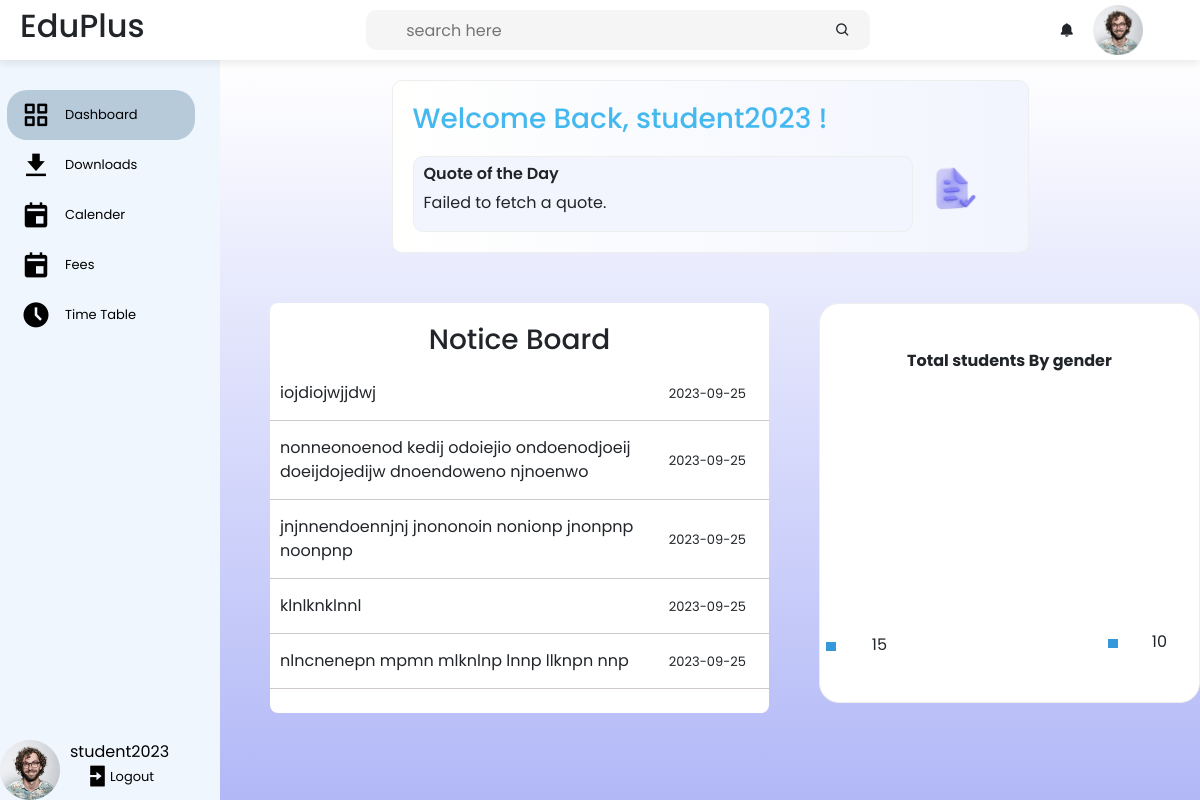
The app's page /student_panel/dashboard.php (signed in) with its own data.
### tables this page shows
CREATE TABLE `noticeboard_table` (
  `n_id` int(11) NOT NULL,
  `n_content` varchar(255) NOT NULL,
  `n_date` date NOT NULL DEFAULT current_timestamp()
);

### student_panel/dashboard.php (the view, shortened to what this page needs)
<!DOCTYPE html>
<html lang="en">
<head>
  <link rel="stylesheet" href="../css/sidebar.css">
  <link href="https://unpkg.com/boxicons@2.1.4/css/boxicons.min.css" rel="stylesheet" />
  <link href="https://cdn.jsdelivr.net/npm/bootstrap@5.3.1/dist/css/bootstrap.min.css" rel="stylesheet"
>
</head>
<body>
  <?php
  include "sidebar.php";
  $name_parts = explode(" ",$_SESSION['sname']);
  ?>
  <div class="main_">
    <div class="welcome_container">
      <img src="quote_icon.png" class="photo_" alt="" width="50px">
      <h3 class="welcome_back"><?php echo "Welcome Back, ".$name_parts[0]." !"; ?></h3>
      <div class="quote_container">
        <p class="quote" style="margin-top: 5px;margin-left: 10px;margin-bottom: 0;font-weight: 600;">Quote of the Day
        </p>
        <p id="quoteText" style="padding-top: 5px;margin-left: 10px;"></p>
      </div>
    </div>
    <div class="disp_flex">
    <div class="noticeboard">
      <div class="heading">
        <h3 style="padding-top: 10px;">Notice Board</h3>
      </div>
      <div class="inner-notice">
        <table id="noticeId">
          <tbody>
            <?php
                $sql1 = "SELECT * FROM `noticeboard_table`";
                $result = mysqli_query($conn, $sql1);
                if(mysqli_num_rows($result) == 0)
                {
                    echo '<div style="text-align:center;">No Data Available </div>';
                }
                else{
                while ($row = mysqli_fetch_assoc($result)) {
                    $content = $row['n_content'];
                    $date = $row['n_date'];
                    echo '
                    <tr>
                    <td class="notice_content">'.$content.'</td>
                    <td class="datetable">'.$date.'</td>';
                }
            }
                ?>
          </tbody>
        </table>
      </div>
    </div>
    <div class="chartgender">
          <div style="font-weight: bold">Total students By gender</div>
          <div id="chartContainer" style="height: 300px; width: 300px; position: relative; left: 8px;"></div>
          <span class="light_blue-rectangle"></span>
          <span style="position: relative; right: -150px; bottom: -30px">10</span>
          <span class="blue-rectangle"></span>
          <span style="position: relative; left: -130px">15</span>
        </div>
    </div>
    </div>
</body>
</html>

### css/sidebar.css (style rules this page uses)
* { margin: 0; padding: 0; box-sizing: border-box; font-family: "Poppins", sans-serif; }
.main_ { background-image: linear-gradient(to bottom, rgb(255, 255, 255), rgb(178, 184, 247)); position: absolute; top:60px; width: calc(100% - 220px); left: 220px; min-height: calc(100vh - 60px); }
.chartgender { margin-top: 50px; margin-left: 50px; background: #fff; border: 1px solid #eeeeee; border-radius: 20px; width: 420px; height: 400px; padding: 45px 0; display: flex; align-items: center; flex-direction: column; }
#chartContainer { position: relative; right: 110px; }
.blue-rectangle { position: relative; bottom: -18px; left: -178px; padding-right: 10px; width: 10px; height: 12px; background-color: #3498db; }
.light_blue-rectangle { position: relative; bottom: -48px; right: -104px; padding-right: 10px; width: 10px; height: 12px; background-color: #3498db; }
.noticeboard { width: 550px; height: 410px; margin-left: 50px; margin-top: 50px; background: rgb(255, 255, 255); border-radius: 8px; }
.noticeboard .heading { margin: 10px 0; position: relative; }
.noticeboard .heading h3 { text-align: center; }
.noticeboard .inner-notice { height:calc(100% - 70px); overflow-y: scroll; }
.noticeboard table tr td { border-bottom: 1px solid #cfc9c9; padding: 15px 10px; word-spacing: 1; }
.noticeboard table { width: 100%; }
.noticeboard .datetable { width: 110px; font-size: small; }
.disp_flex { display: flex; justify-content: space-evenly; }

### student_panel/dashboard.php (style rules this page uses)
.welcome_container { background: linear-gradient(to left, rgb(242,245,254), rgb(255,255,254)); width: 637px; margin: auto; border: 1px solid #eeeeee; border-radius: 10px 10px; margin-top: 20px; }
.quote_container { margin:20px; width: 500px; background:rgb(242,245,254); border: 1px solid #eeeeee; border-radius: 10px 10px; }
.welcome_back { color:#45B9EF; font-weight: 500; margin-top:-26px; margin-left:20px; }
.photo_ { position: relative; left: 535px; bottom: -82px; }

### records on screen
noticeboard_table: n_content "iojdiojwjjdwj", n_date "2023-09-25"
noticeboard_table: n_content "nonneonoenod kedij odoiejio ondoenodjoeij doeijdojedijw dnoendoweno njnoenwo", n_date "2023-09-25"
noticeboard_table: n_content "jnjnnendoennjnj jnononoin nonionp jnonpnp noonpnp", n_date "2023-09-25"
noticeboard_table: n_content "klnlknklnnl", n_date "2023-09-25"
noticeboard_table: n_content "nlncnenepn mpmn mlknlnp lnnp llknpn nnp", n_date "2023-09-25"

### other values on screen
$_SESSION['sname'] "student2023"
$name_parts[0] "student2023"
